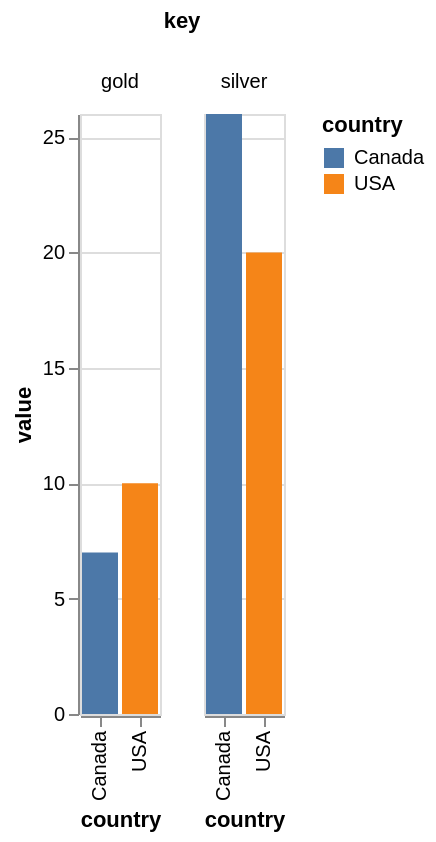

Specify this chart in Vega-Lite:
### Vega-Lite specification from a JSON file in a GitHub repository (floating-point values rounded to 4 significant figures)
{"$schema": "https://vega.github.io/schema/vega-lite/v3.json", "data": {"values": [{"country": "USA", "gold": 10, "silver": 20}, {"country": "Canada", "gold": 7, "silver": 26}]}, "transform": [{"fold": ["gold", "silver"]}], "mark": "bar", "encoding": {"column": {"field": "key", "type": "nominal"}, "x": {"field": "country", "type": "nominal"}, "y": {"field": "value", "type": "quantitative"}, "color": {"field": "country", "type": "nominal"}}}
